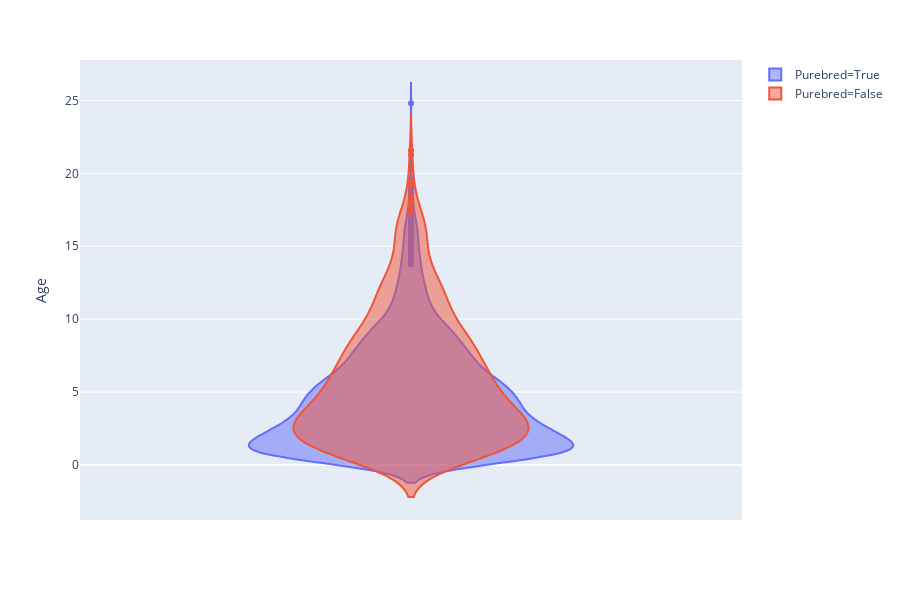

Notebook cell for this chart:
### Markdown cell above
Our p-value is less than <0.001, so we can say that the age difference is statistically significant between these two groups. The difference is also shown in the violin plot below. However, since the data is from a questionnaire and more importantly it represents the age (but not life expectancy) we can't draw much conclusion from this.

### Code cell
age_violin = px.violin(data, y='Age', color='Purebred',
                violinmode='overlay')
age_violin.show()

### Figure 1 — Plotly figure (JSON) as saved in the notebook; plotly's stock layout.template omitted (floating-point values rounded to 4 significant figures; data arrays with more than 128 entries replaced by an {"elided": "..."} marker saying what was removed)
{"data": [{"alignmentgroup": "True", "box": {"visible": false}, "hoverlabel": {"namelength": 0}, "hovertemplate": "Purebred=True<br>Age=%{y}", "legendgroup": "Purebred=True", "marker": {"color": "#636efa"}, "name": "Purebred=True", "offsetgroup": "Purebred=True", "orientation": "v", "scalegroup": "True", "showlegend": true, "type": "violin", "x0": " ", "xaxis": "x", "y": {"elided": "4819 float values"}, "y0": " ", "yaxis": "y"}, {"alignmentgroup": "True", "box": {"visible": false}, "hoverlabel": {"namelength": 0}, "hovertemplate": "Purebred=False<br>Age=%{y}", "legendgroup": "Purebred=False", "marker": {"color": "#EF553B"}, "name": "Purebred=False", "offsetgroup": "Purebred=False", "orientation": "v", "scalegroup": "True", "showlegend": true, "type": "violin", "x0": " ", "xaxis": "x", "y": {"elided": "829 float values"}, "y0": " ", "yaxis": "y"}], "layout": {"height": 600, "legend": {"tracegroupgap": 0}, "margin": {"t": 60}, "violinmode": "overlay", "xaxis": {"anchor": "y", "domain": [0, 1]}, "yaxis": {"anchor": "x", "domain": [0, 1], "title": {"text": "Age"}}}}
